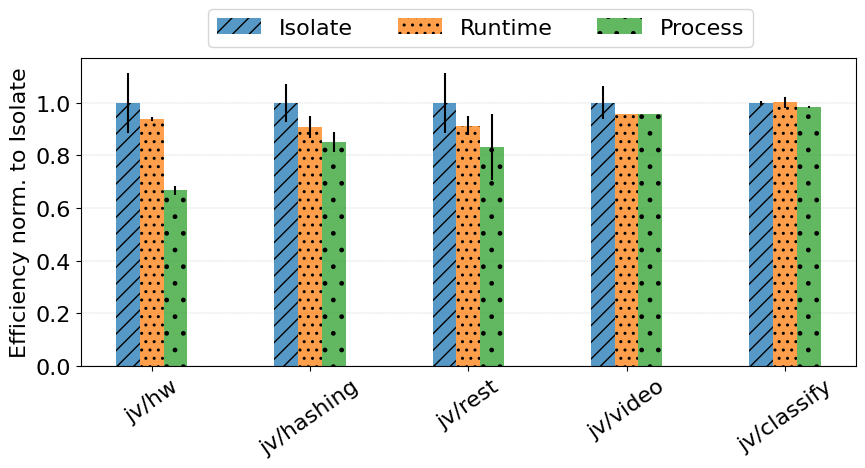

This figure's Python source:
#!/usr/bin/python

import results
import matplotlib.pyplot as plt
import numpy as np

benchmark_labels = [
    "jv/hw",
    "jv/hashing",
    "jv/rest",
    "jv/video",
    "jv/classify"
]

isolate_benchmark_path = [
    "java/gv-hello-world-niuk-isolate-benchmark-8-1-2048",
    "java/gv-file-hashing-niuk-isolate-benchmark-8-1-2048",
    "java/gv-httprequest-niuk-isolate-benchmark-8-1-2048",
    "java/gv-video-processing-niuk-isolate-benchmark-2-1-2048",
    "java/gv-classify-niuk-isolate-benchmark-1-1-2048",
]

runtime_benchmark_path = [
    "java/gv-hello-world-niuk-runtime-benchmark-8-1-2048",
    "java/gv-file-hashing-niuk-runtime-benchmark-8-1-2048",
    "java/gv-httprequest-niuk-runtime-benchmark-8-1-2048",
    "java/gv-video-processing-niuk-runtime-benchmark-2-1-2048",
    "java/gv-classify-niuk-runtime-benchmark-1-1-2048",
]

process_benchmark_path = [
    "java/gv-hello-world-niuk-process-benchmark-8-1-2048",
    "java/gv-file-hashing-niuk-process-benchmark-8-1-2048",
    "java/gv-httprequest-niuk-process-benchmark-8-1-2048",
    "java/gv-video-processing-niuk-process-benchmark-2-1-2048",
    "java/gv-classify-niuk-process-benchmark-1-1-2048",
]

# Efficiency in ops/s/gb.
isolate_eff_avg = {}
isolate_eff_std = {}
runtime_eff_avg = {}
runtime_eff_std = {}
process_eff_avg = {}
process_eff_std = {}

for path in isolate_benchmark_path:
    isolate_eff_avg[path] = results.process_result(path)["eff_avg"]
    isolate_eff_std[path] = results.process_result(path)["eff_std"]
for path in runtime_benchmark_path:
    runtime_eff_avg[path] = results.process_result(path)["eff_avg"]
    runtime_eff_std[path] = results.process_result(path)["eff_std"]
for path in process_benchmark_path:
    process_eff_avg[path] = results.process_result(path)["eff_avg"]
    process_eff_std[path] = results.process_result(path)["eff_std"]

# Normalization to isolate.
for path in process_benchmark_path:
    process_eff_avg[path] = process_eff_avg[path] / isolate_eff_avg[path.replace("-process-", "-isolate-")]
    process_eff_std[path] = process_eff_std[path] / isolate_eff_avg[path.replace("-process-", "-isolate-")]
for path in runtime_benchmark_path:
    runtime_eff_avg[path] = runtime_eff_avg[path] / isolate_eff_avg[path.replace("-runtime-", "-isolate-")]
    runtime_eff_std[path] = runtime_eff_std[path] / isolate_eff_avg[path.replace("-runtime-", "-isolate-")]
for path in isolate_benchmark_path:
    isolate_eff_std[path] = isolate_eff_std[path] / isolate_eff_avg[path]
    isolate_eff_avg[path] = 1

x = np.arange(len(benchmark_labels))
width = 0.15

plt.rcParams.update({'font.size': 16})

fig, ax = plt.subplots()
ax.bar(x - width, isolate_eff_avg.values(), yerr=isolate_eff_std.values(), width=width, hatch='//', label='Isolate', alpha=0.75)
ax.bar(x        , runtime_eff_avg.values(), yerr=runtime_eff_std.values(), width=width, hatch='..', label='Runtime', alpha=0.75)
ax.bar(x + width, process_eff_avg.values(), yerr=process_eff_std.values(), width=width, hatch='.', label='Process', alpha=0.75)

ax.set_ylabel('Efficiency norm. to Isolate')
ax.set_xticks(x, benchmark_labels)
ax.set_axisbelow(True)
plt.grid(axis = 'y', linestyle = '--', linewidth = 0.25)
plt.xticks(rotation = 35)
fig.set_figwidth(10)
fig.set_figheight(4)

ax.legend(ncol=3, bbox_to_anchor=(.15, 1))
plt.savefig("sandboxes-efficiency-norm.pdf", bbox_inches='tight')
plt.savefig("sandboxes-efficiency-norm.png", bbox_inches='tight')
ax.legend(ncol=3)
plt.show()
